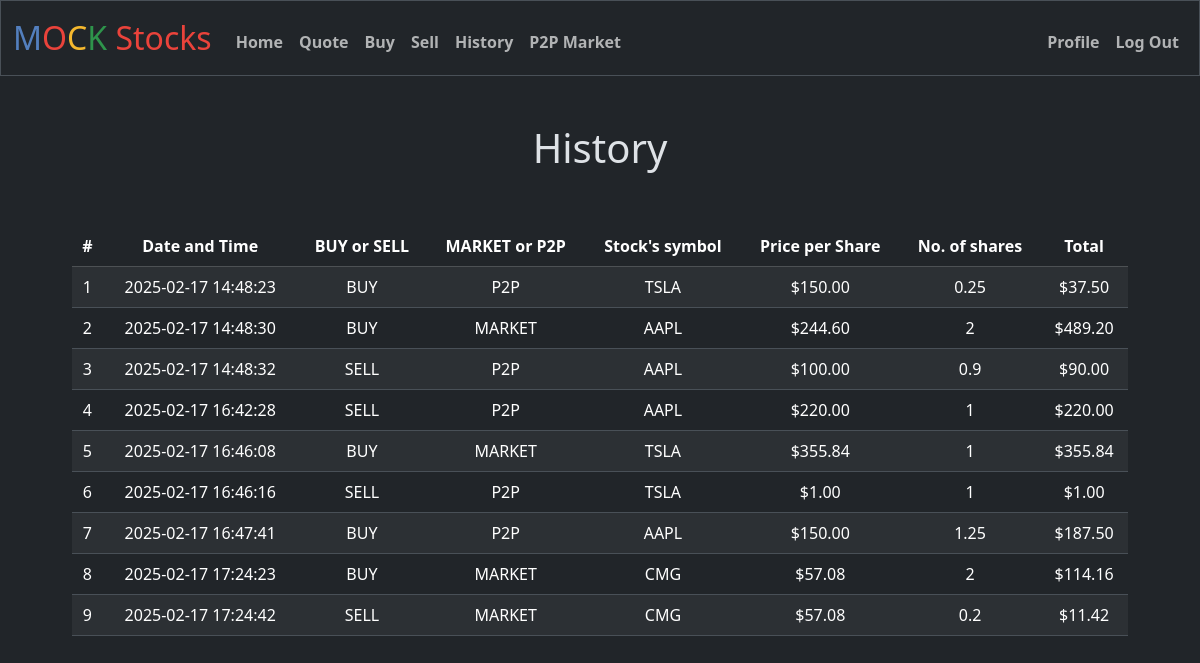
The app's page /history (signed in) with its own data.
### tables this page shows
CREATE TABLE market_transactions (
            transaction_id INTEGER PRIMARY KEY AUTOINCREMENT NOT NULL,
            time_transacted DATETIME NOT NULL DEFAULT CURRENT_TIMESTAMP,
            stock_ticker TEXT NOT NULL,
            shares NUMERIC NOT NULL,
            price_per_share REAL NOT NULL,
            type TEXT NOT NULL,
            user_id INTEGER NOT NULL,
            FOREIGN KEY (user_id) REFERENCES users(id)
        );

### app.py (the view)
@app.route("/history")
@login_required
def history():
    user_id = session["user_id"]
    transactions = execute_query("""
        SELECT time_transacted AS time, stock_ticker AS ticker, price_per_share AS price,
            shares AS amount, type, user_id, 'MARKET' AS transaction_source
        FROM market_transactions
        WHERE user_id = ?

        UNION ALL

        SELECT time_transacted AS time, stock_ticker AS ticker, price_per_share AS price,
            shares AS amount, 'BUY' AS type, buyer_id AS user_id, 'P2P' AS transaction_source
        FROM p2p_transactions
        WHERE buyer_id = ?

        UNION ALL

        SELECT time_transacted AS time, stock_ticker AS ticker, price_per_share AS price,
            shares AS amount, 'SELL' AS type, seller_id AS user_id, 'P2P' AS transaction_source
        FROM p2p_transactions
        WHERE seller_id = ?

        ORDER BY time_transacted
    """, (user_id, user_id, user_id))
    transactions = [dict(transaction) for transaction in transactions]
    for transaction in transactions:
        transaction["time"] = datetime.datetime.strptime(transaction["time"], "%Y-%m-%d %H:%M:%S.%f")
    return render_template("history.html", transactions=transactions)

### app.py (called while the page is built)
@app.teardown_appcontext
def teardown_db(exception):
    close_db(exception)

@app.before_request
def manage_session():
    session.permanent = True
    if "device_id" not in session:
        session["device_id"] = request.cookies.get("device_id", str(uuid.uuid4()))
    if "user_id" in session:
        session.modified = True
    elif request.endpoint not in ["login", "register", "static"]:
        return redirect("/login")

@app.after_request
def after_request(response):
    response.headers["Cache-Control"] = "no-cache, no-store, must-revalidate"
    response.headers["Expires"] = 0
    response.headers["Pragma"] = "no-cache"
    return response

### database.py (called while the page is built)
def get_db_connection():
    if "db" not in g:
        g.db = sqlite3.connect(DATABASE)
        g.db.row_factory = sqlite3.Row  # Makes rows return as dictionaries
    return g.db

def execute_query(query, params=(), fetchone=False):
    db = get_db_connection()
    try:
        cursor = db.execute(query, params)
        if query.strip().upper().startswith(("INSERT", "UPDATE", "DELETE")):
            db.commit()
        if fetchone:
            result = cursor.fetchone()
            return [result] if result else []  # Wrap in a list if not None
        else:
            return cursor.fetchall()  # Already a list
    except sqlite3.Error as e:
        print(f"Database error: {e}")
        return []  # Return an empty list on error
    finally:
        cursor.close()  # Always close the cursor

### helpers.py (called while the page is built)
def login_required(f):
    @wraps(f)
    def decorated_function(*args, **kwargs):
        if session.get("user_id") is None:
            return redirect("/login")
        return f(*args, **kwargs)
    return decorated_function

def usd(value):
    return f"${value:,.2f}"

### templates/history.html (shortened to what this page needs)
{% extends "layout.html" %}
{% block main %}
    <h1>History</h1>
    <div class="container" style="padding:30px">
        <table class="table table-striped table bordered mt-3">
            <thead class="table-dark">
                <tr>
                    <th>#</th>
                    <th>Date and Time</th>
                    <th>BUY or SELL</th>
                    <th>MARKET or P2P</th>
                    <th>Stock's symbol</th>
                    <th>Price per Share</th>
                    <th>No. of shares</th>
                    <th>Total</th>
                </tr>
            </thead>
            <tbody>
                {% for transaction in transactions %}
                <tr>
                    <td>{{ loop.index }}</td>
                    <td>{{ transaction.time.strftime('%Y-%m-%d %H:%M:%S') }}</td>
                    <td>{{ transaction.type }}</td>
                    <td>{{ transaction.transaction_source }}</td>
                    <td>{{ transaction.ticker }}</td>
                    <td>{{ transaction.price | usd }}</td>
                    <td>{{ transaction.amount }}</td>
                    <td>{{ (transaction.price * transaction.amount) | usd }}</td>
                </tr>
                {% endfor %}
            </tbody>
        </table>
    </div>
{% endblock %}

### records on screen
market_transactions: price "$37.50", (transaction.price*transaction.amount)|usd "$355.84", (transaction.price*transaction.amount)|usd "$1.00"
market_transactions: (transaction.price*transaction.amount)|usd "$489.20", price "$187.50"
market_transactions: (transaction.price*transaction.amount)|usd "$114.16"
market_transactions: (transaction.price*transaction.amount)|usd "$11.42"

### other values on screen
{{ transaction.time.strftime('%Y-%m-%d %H:%M:%S') }} "2025-02-17 14:48:32" "2025-02-17 16:42:28"
{{ transaction.type }} "SELL" "SELL"
{{ transaction.transaction_source }} "P2P" "P2P"
{{ transaction.ticker }} "AAPL" "AAPL"
{{ transaction.price | usd }} "$100.00" "$220.00"
{{ transaction.amount }} "0.9" "1"
{{ (transaction.price * transaction.amount) | usd }} "$90.00" "$220.00"
